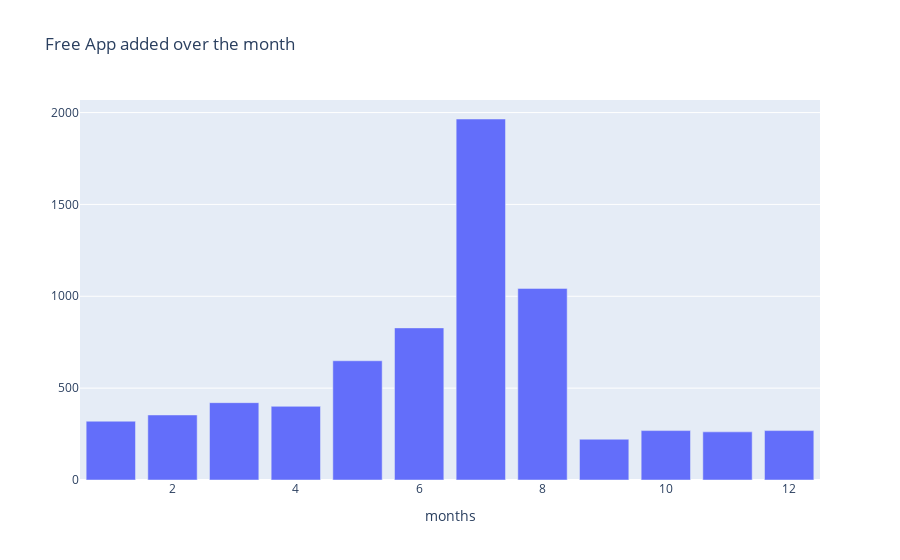

Write notebook code for a chart like this one.
### Code cell
col='month_added'
v1=d1[col].value_counts().reset_index()
v1=v1.rename(columns={col:'count','index':col})
v1['percent']=v1['count'].apply(lambda x : 100*x/sum(v1['count']))
v1=v1.sort_values(col)
trace1 = go.Bar(x=v1[col], y=v1["count"], name="Free", marker=dict())
layout={'title':"Free App added over the month",'xaxis':{'title':"months"}}
fig = go.Figure(data=[trace1], layout=layout)
py.offline.iplot(fig)

### Figure 1 — Plotly figure (JSON) as saved in the notebook; plotly's stock layout.template omitted (floating-point values rounded to 4 significant figures)
{"data": [{"name": "Free", "type": "bar", "x": [1, 2, 3, 4, 5, 6, 7, 8, 9, 10, 11, 12], "y": [320, 354, 421, 401, 649, 828, 1965, 1043, 222, 269, 262, 269]}], "layout": {"title": {"text": "Free App added over the month"}, "xaxis": {"title": {"text": "months"}}}}
